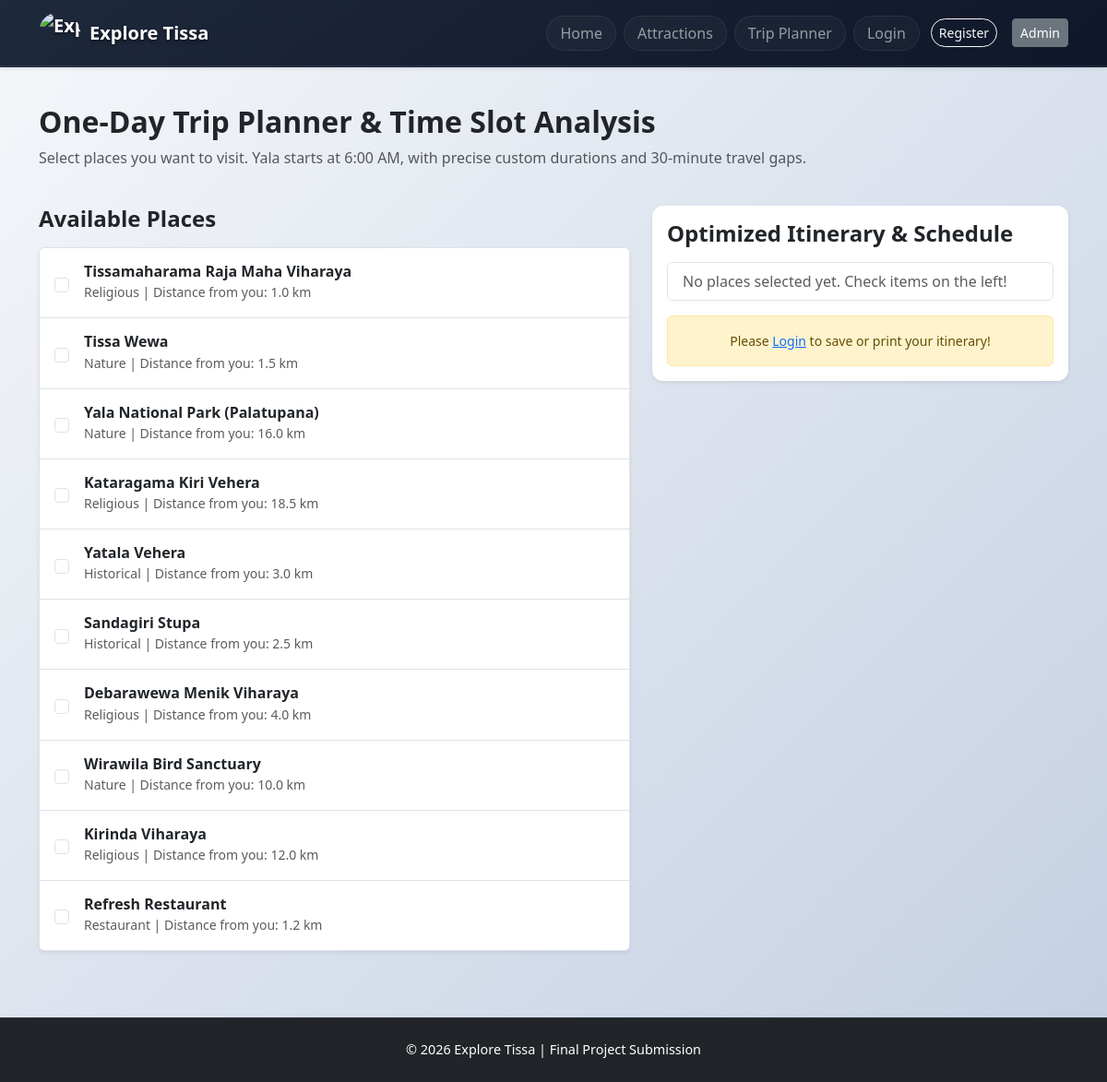
Screenshot of /planner with the database file from the repository.
### api/app.py (models this page shows)
class Attraction(db.Model):
    id = db.Column(db.Integer, primary_key=True)
    name = db.Column(db.String(150), nullable=False)
    category = db.Column(db.String(50), nullable=False)
    description = db.Column(db.Text, nullable=False)
    opening_hours = db.Column(db.String(100), nullable=False)
    travel_tips = db.Column(db.Text, nullable=True)
    distance_km = db.Column(db.Float, nullable=False)
    latitude = db.Column(db.Float, nullable=False)
    longitude = db.Column(db.Float, nullable=False)
    image_url = db.Column(db.String(500), nullable=True)
    best_time = db.Column(db.String(100), nullable=True)
    entry_fee = db.Column(db.String(100), nullable=True)
    status = db.Column(db.String(50), nullable=True)
    warning = db.Column(db.Text, nullable=True)

### api/app.py (the view)
@app.route('/planner')
def planner():
    attractions = Attraction.query.all()
    return render_template('planner.html', attractions=attractions)

### templates/planner.html (shortened to what this page needs)
{% extends "base.html" %}
{% block content %}
<div class="container">
    <div class="row mb-4">
        <div class="col-12">
            <h2 class="fw-bold">One-Day Trip Planner & Time Slot Analysis</h2>
            <p class="text-muted">Select places you want to visit. Yala starts at 6:00 AM, with precise custom durations and 30-minute travel gaps.</p>
        </div>
    </div>
    <div class="row">
        <div class="col-md-7">
            <h4 class="fw-bold mb-3">Available Places</h4>
            <div class="list-group shadow-sm" id="places-list">
                {% for a in attractions %}
                <label class="list-group-item d-flex align-items-center p-3 place-item" data-lat="{{ a.latitude }}" data-lng="{{ a.longitude }}" data-name="{{ a.name }}" data-category="{{ a.category }}" data-default-distance="{{ a.distance_km }}">
                    <input class="form-check-input me-3 place-checkbox" type="checkbox" value="{{ a.name }}" data-name="{{ a.name }}" data-category="{{ a.category }}" data-lat="{{ a.latitude }}" data-lng="{{ a.longitude }}" data-default-distance="{{ a.distance_km }}" onchange="updateItinerary()">
                    <div>
                        <h6 class="mb-0 fw-bold">{{ a.name }}</h6>
                        <small class="text-muted">{{ a.category }} | Distance from you: <span class="place-dist">{{ a.distance_km }}</span> km</small>
                    </div>
                </label>
                {% endfor %}
            </div>
        </div>
        <div class="col-md-5">
            <div class="card shadow-sm border-0 sticky-top" style="top: 20px;" id="printable-itinerary">
                <div class="card-body">
                    <h4 class="fw-bold mb-3">Optimized Itinerary & Schedule</h4>
                    <ul id="selected-places" class="list-group mb-3">
                        <li class="list-group-item text-muted">No places selected yet. Check items on the left!</li>
                    </ul>
                    {% if session.get('user_logged_in') %}
                        <button class="btn btn-primary w-100 mb-2" onclick="saveAndPrintItinerary()">Save & Print Itinerary</button>
                        <a href="{{ url_for('my_itineraries') }}" class="btn btn-outline-secondary w-100">View My Saved Itineraries</a>
                    {% else %}
                        <div class="alert alert-warning text-center small mb-0">
                            Please <a href="{{ url_for('user_login') }}">Login</a> to save or print your itinerary!
                        </div>
                    {% endif %}
                </div>
            </div>
        </div>
    </div>
</div>
{% endblock %}

### templates/base.html (shortened to what this page needs)
<!DOCTYPE html>
<html lang="en">
<head>
    <link href="https://cdn.jsdelivr.net/npm/bootstrap@5.3.0/dist/css/bootstrap.min.css" rel="stylesheet">
    <link rel="stylesheet" href="https://unpkg.com/leaflet@1.9.4/dist/leaflet.css" />
    <link rel="stylesheet" href="{{ url_for('static', filename='css/style.css') }}">
</head>
<body class="bg-light">
    <nav class="navbar navbar-expand-lg navbar-dark bg-dark shadow-sm">
    <div class="container">
        <a class="navbar-brand fw-bold d-flex align-items-center" href="{{ url_for('index') }}">
            <img src="https://pfxpcemoftcdwrfiipvw.supabase.co/storage/v1/object/sign/explore_tissa/explore_tissa.webp?token=eyJraWQiOiIyNGFlYmUzZS00Yzg1LTRmYzItOGI3YS00ODUwY2VmMzBjZGQiLCJhbGciOiJIUzUxMiJ9.eyJ1cmwiOiJleHBsb3JlX3Rpc3NhL2V4cGxvcmVfdGlzc2Eud2VicCIsInNjb3BlIjoiZG93bmxvYWQiLCJpYXQiOjE3OTI4MzEzODAsImV4cCI6NDk0NjQzMTM4MH0.b_PvIE6VTWjwNeGqXr_n_rtEj8RSGw2IUDzd5laIBFfYFTqOaDEvcgMC4M6xrcS0Io7lYBBlPG7X5Dt0ZT3AKw" alt="Explore Tissa Logo" style="height: 45px; width: 45px; object-fit: cover; border-radius: 50%; margin-right: 10px;">
            Explore Tissa
        </a>
        <div class="collapse navbar-collapse" id="navbarNav">
            <ul class="navbar-nav ms-auto align-items-center">
                <li class="nav-item"><a class="nav-link" href="{{ url_for('index') }}">Home</a></li>
                <li class="nav-item"><a class="nav-link" href="{{ url_for('attractions') }}">Attractions</a></li>
                <li class="nav-item"><a class="nav-link" href="{{ url_for('planner') }}">Trip Planner</a></li>
                {% if session.get('user_logged_in') %}
                    <li class="nav-item ms-2"><span class="text-white small px-2">👤 {{ session.get('username') }}</span></li>
                    <li class="nav-item"><a class="btn btn-outline-danger btn-sm ms-2" href="{{ url_for('user_logout') }}">Logout</a></li>
                {% else %}
                    <li class="nav-item"><a class="nav-link" href="{{ url_for('user_login') }}">Login</a></li>
                    <li class="nav-item"><a class="btn btn-outline-light btn-sm ms-2" href="{{ url_for('register') }}">Register</a></li>
                {% endif %}
                <li class="nav-item ms-3"><a class="btn btn-secondary btn-sm" href="{{ url_for('admin_login') }}">Admin</a></li>
            </ul>
        </div>
    </div>
</nav>
    <main class="py-4">
        {% block content %}{% endblock %}
    </main>
    <footer class="bg-dark text-white text-center py-4 mt-5">
        <div class="container">
            <p class="mb-0">© 2026 Explore Tissa | Final Project Submission</p>
        </div>
    </footer>
</body>
</html>

### static/css/style.css (style rules this page uses)
body { background: linear-gradient(135deg, #f5f7fa 0%, #c3cfe2 100%); font-family: 'Segoe UI', Tahoma, Geneva, Verdana, sans-serif; min-height: 100vh; display: flex; flex-direction: column; }
main { flex: 1; }
.navbar { background: linear-gradient(145deg, #1e293b, #0f172a) !important; box-shadow: 0 10px 25px -5px rgba(0, 0, 0, 0.4), inset 0 1px 0 rgba(255, 255, 255, 0.1); border-bottom: 2px solid rgba(255, 255, 255, 0.05); }
.navbar-brand { text-shadow: 0 2px 4px rgba(0, 0, 0, 0.5); }
.navbar-nav .nav-link { background: rgba(255, 255, 255, 0.03); padding: 6px 14px !important; border-radius: 20px; margin: 0 4px; backdrop-filter: blur(8px); border: 1px solid rgba(255, 255, 255, 0.08); transition: all 0.3s ease; }
.navbar .btn-outline-light, .navbar .btn-outline-danger { backdrop-filter: blur(10px); border-radius: 20px; transition: all 0.3s ease; }
.card { border: none; border-radius: 12px; box-shadow: 0 10px 15px -3px rgba(0, 0, 0, 0.05), 0 4px 6px -2px rgba(0, 0, 0, 0.05); transition: transform 0.2s ease-in-out; }
footer { background: #0f172a !important; color: #94a3b8; font-size: 0.9rem; box-shadow: inset 0 1px 0 rgba(255, 255, 255, 0.05); }
body::before { content: ""; position: fixed; top: 50%; left: 50%; transform: translate(-50%, -50%); width: 550px; height: 550px; background-image: url('https://pfxpcemoftcdwrfiipvw.supabase.co/storage/v1/object/sign/explore_tissa/explore_tissa.webp?token=eyJraWQiOiIyNGFlYmUzZS00Yzg1LTRmYzItOGI3YS00ODUwY2VmMzBjZGQiLCJhbGciOiJIUzUxMiJ9.eyJ1cmwiOiJleHBsb3JlX3Rpc3NhL2V4cGxvcmVfdGlzc2Eud2VicCIsInNjb3BlIjoiZG93bmxvYWQiLCJpYXQiOjE3OTI4MzEzODAsImV4cCI6NDk0NjQzMTM4MH0.b_PvIE6VTWjwNeGqXr_n_rtEj8RSGw2IUDzd5laIBFfYFTqOaDEvcgMC4M6xrcS0Io7lYBBlPG7X5Dt0ZT3AKw'); background-repeat: no-repeat; background-position: center; background-size: contain; opacity: 0.1; pointer-events: none; z-index: -1; }

### rows the page displays
Attraction: name "Tissamaharama Raja Maha Viharaya", category "Religious", distance_km "1.0"
Attraction: name "Tissa Wewa", category "Nature", distance_km "1.5"
Attraction: name "Yala National Park (Palatupana)", category "Nature", distance_km "16.0"
Attraction: name "Kataragama Kiri Vehera", category "Religious", distance_km "18.5"
Attraction: name "Yatala Vehera", category "Historical", distance_km "3.0"
Attraction: name "Sandagiri Stupa", category "Historical", distance_km "2.5"
Attraction: name "Debarawewa Menik Viharaya", category "Religious", distance_km "4.0"
Attraction: name "Wirawila Bird Sanctuary", category "Nature", distance_km "10.0"
Attraction: name "Kirinda Viharaya", category "Religious", distance_km "12.0"
Attraction: name "Refresh Restaurant", category "Restaurant", distance_km "1.2"
